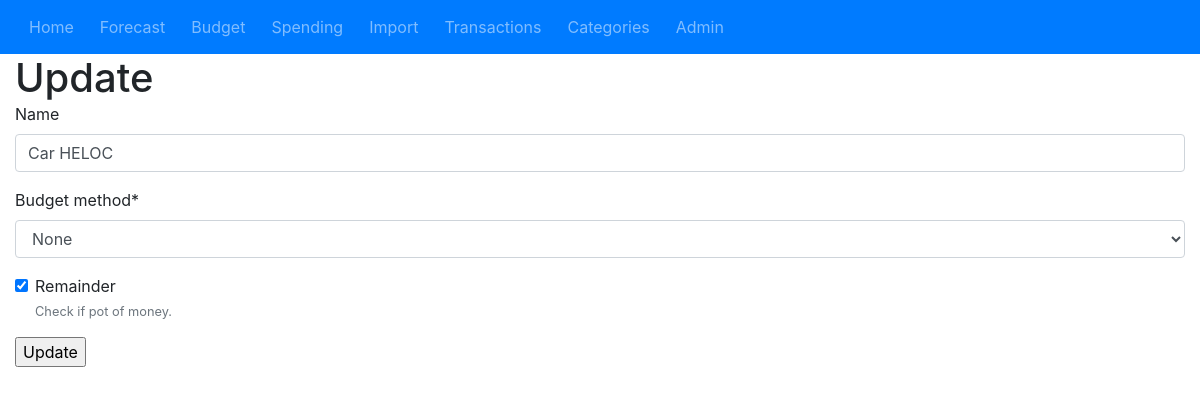
Screenshot of /category/update/cat/4/ with the database file from the repository.
### category/models.py (models this page shows, shortened)
class Category(models.Model):
	name = models.CharField(max_length=50, blank=True)
	group = models.ForeignKey(CategoryGroup, on_delete=models.PROTECT)
	budget_method = models.CharField(max_length=1, choices=BUDGET_METHOD, default='N')
	remainder = models.BooleanField(default=True, help_text='Check if pot of money.')
	class Meta:
		verbose_name_plural = 'Categories'

### category/views.py (the view, shortened to what this page needs)
# urls.py: path('update/cat/<int:pk>/', CategoryUpdateView.as_view(), name='category-update'),
class CategoryUpdateView(UpdateView):
	model  = Category
	template_name = 'category_form.html'
	fields=['name', 'budget_method', 'remainder']

### templates/category_form.html
{% extends "base.html" %}
{% load crispy_forms_tags %}
{% block main_content %}
	<h1>Update</h1>
	<form method="post">{% csrf_token %}
    	{{ form | crispy }}
   	 <input type="submit" value="Update">
	</form>
{% endblock %}

### static/my.css (style rules this page uses)
h1 { padding: 0 !important; margin: 0 !important; }

### rows the page displays
Category: name "Car HELOC", budget_method "None", remainder "☑"
